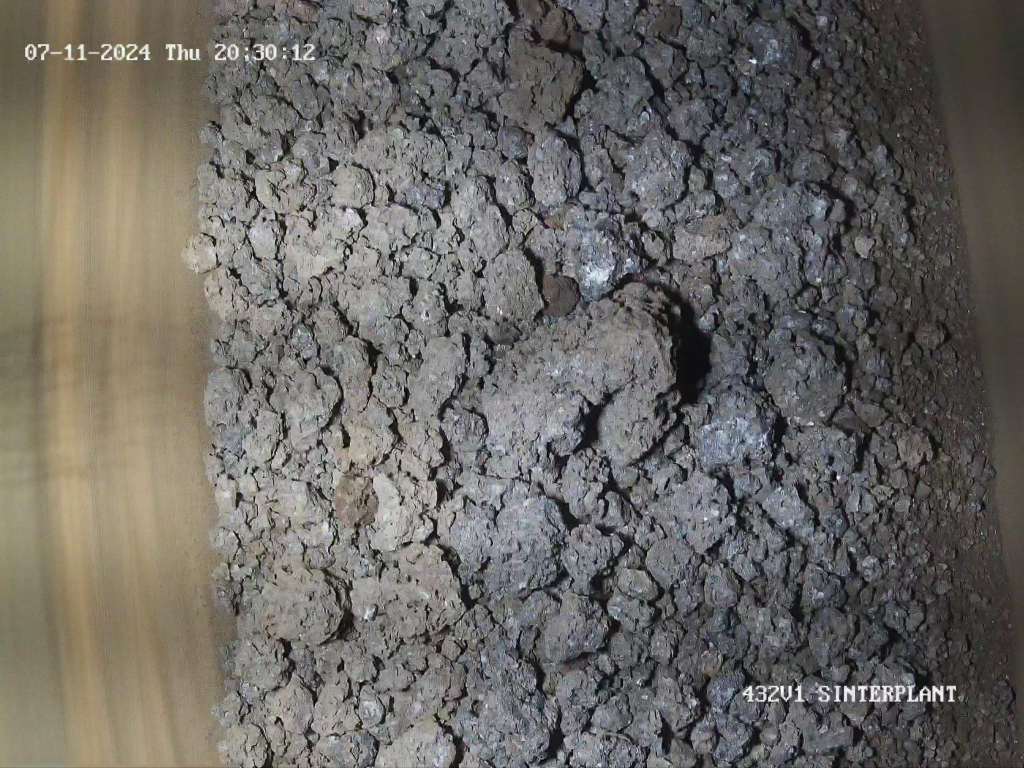
#> input picture img1.jpg, 2048 x 1536 px (shown at 1/2 size)
$ jupyter execute --allow-errors SegmentAnything_code.ipynb
#> lines starting #> are read from the running program, lines starting #| are printed output that depends on the picture
# Import frameworks

[cell 1]
import torch
import torchvision
import numpy as np
import matplotlib.pyplot as plt
import cv2
import sys

sys.path.append("..")
from segment_anything import sam_model_registry, SamAutomaticMaskGenerator, SamPredictor

# Reading image and load SAM model

[cell 2]
image_original = cv2.imread('img1.jpg')
#> image_original is the input picture: shape (1536, 2048, 3); mean B, G, R 99.6, 104.3, 107.2
image_original = cv2.cvtColor(image_original, cv2.COLOR_BGR2RGB)

image = cv2.GaussianBlur(image_original, (5, 5), 0)
clahe = cv2.createCLAHE(clipLimit=4, tileGridSize=(16, 16))
image = np.stack([clahe.apply(image[:, :, i]) for i in range(3)], axis=2)
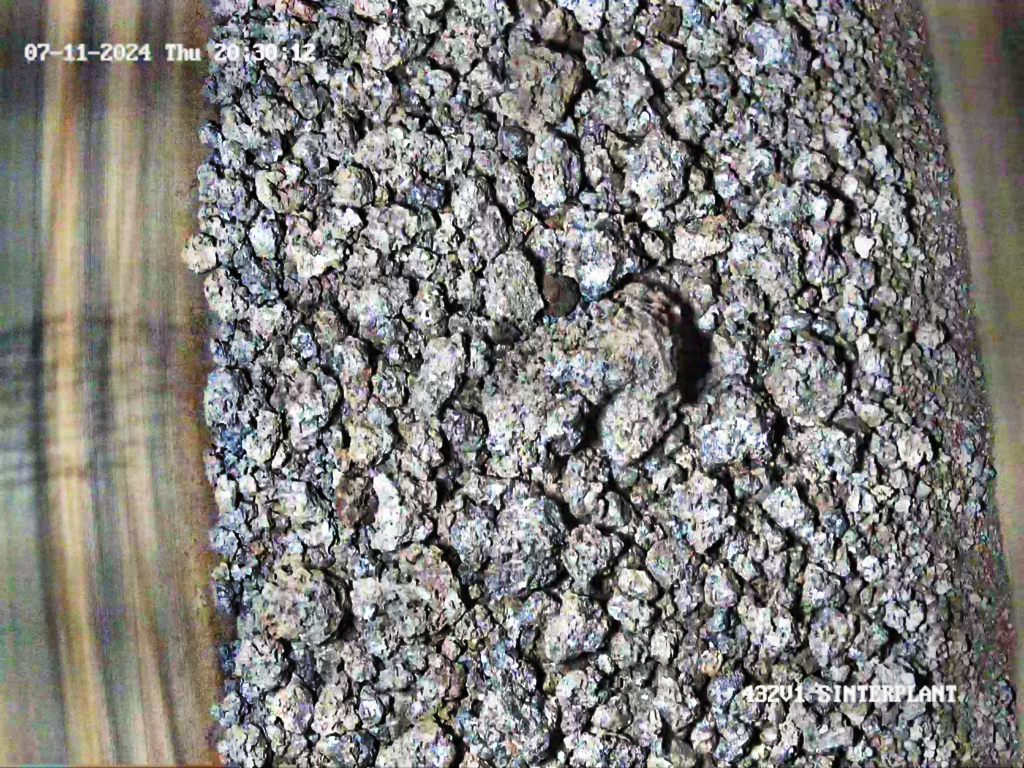
#> image: shape (1536, 2048, 3) (shown at 1/2 size); mean R, G, B 127.3, 125.9, 122.5
image_resized = cv2.resize(image, (1024, 768))
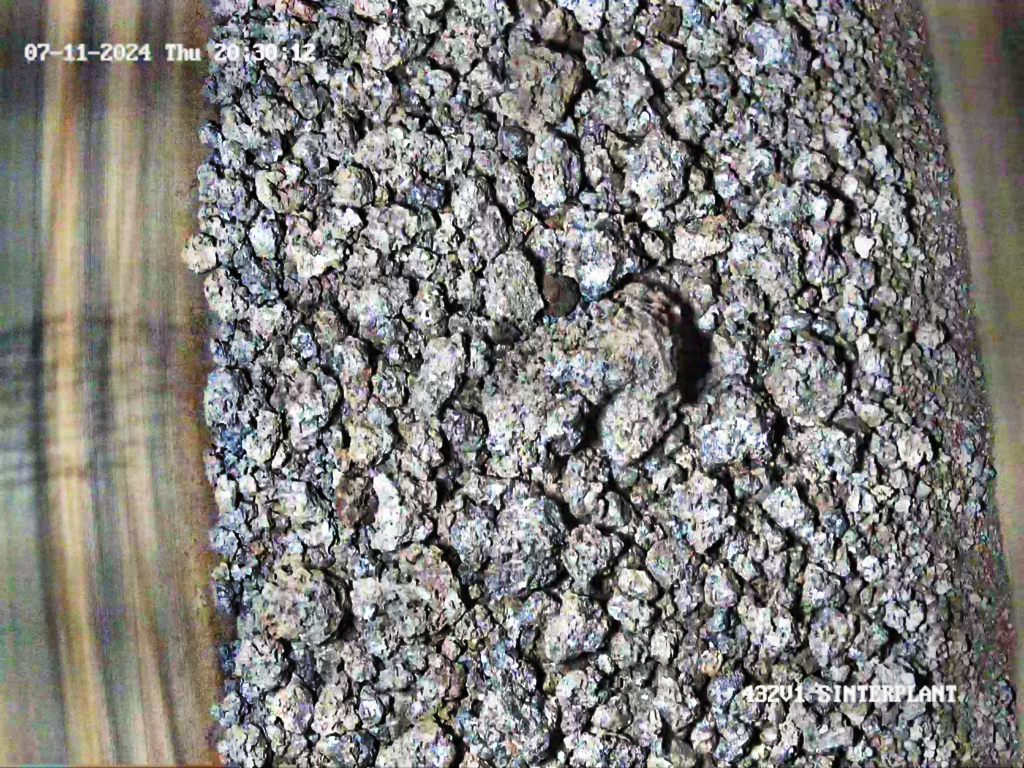
#> image_resized: shape (768, 1024, 3); mean R, G, B 127.4, 126.1, 122.7

sam_checkpoint = 'sam_vit_h_4b8939.pth'
model_type = "vit_h"
#> (the rest of this cell did not finish here and is left out)

#

# This function "filter_sinter_stones" filters a list of masks (generated by SAM) to keep only those that meet specific criteria, ensuring that the resulting masks represent meaningful agglomerate stones rather than noise, small fragments, or redundant overlapping regions

[cell 3]
# [31 lines left out: function filter_sinter_stones, not called in this run]

# function "merge_overlapping_masks" takes a list of masks and merges masks that overlap significantly into a single mask

[cell 4]
# [38 lines left out: function merge_overlapping_masks, not called in this run]

# function "exclude_text_regions" its for excluding a region with text at image

[cell 5]
# [22 lines left out: function exclude_text_regions, not called in this run]

[cell 6]
# [30 lines left out: functions color_segmentation, draw_bounding_boxes, not called in this run]

# Measuring a bounding box dimensions

[cell 7]
# [7 lines left out: function measure_box_dimensions, not called in this run]

# Mask generation with SAM and parameters

#> (a cell that did not finish here is left out)

[cell 9]
text_regions = [(0, 0, 300, 50), (image_resized.shape[1] - 300, image_resized.shape[0] - 70, 300, 50)]
#> text_regions = [(0, 0, 300, 50), (724, 698, 300, 50)]

#> (the rest of this cell did not finish here and is left out)

$ run again, with cam432_originalImage_2024-07-12_10-23-18_jpg.rf.0b0a5eb3bedf049169518ef070295b96.jpg copied over img1.jpg
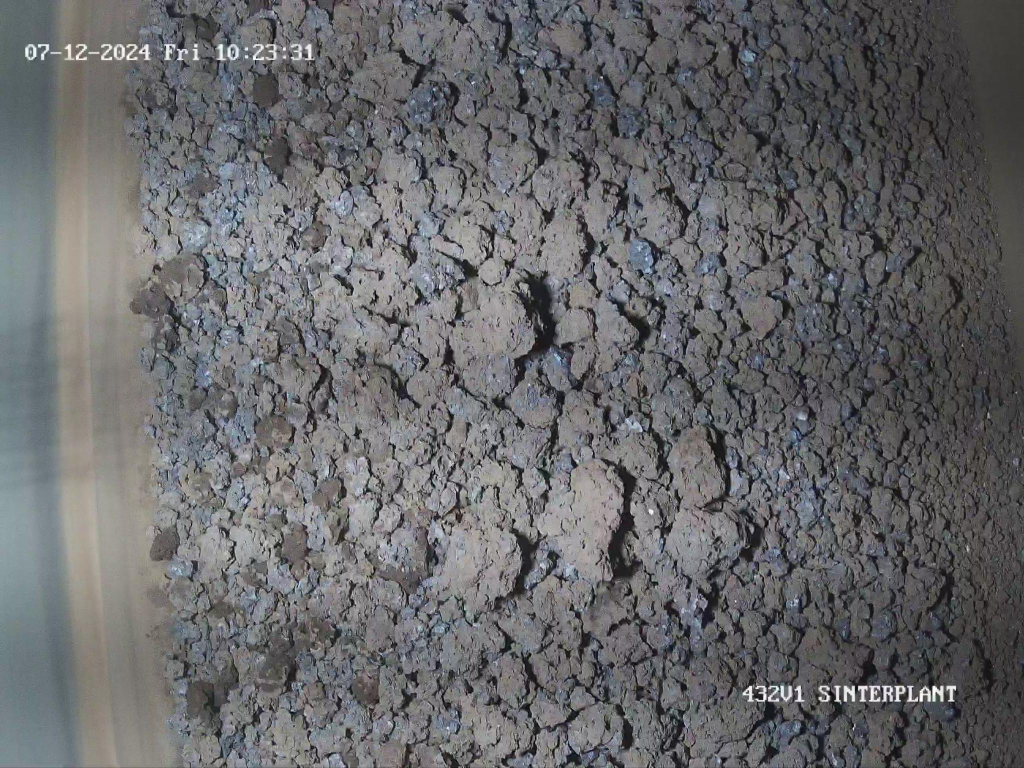
#> input picture cam432_originalImage_2024-07-12_10-23-18_jpg.rf.0b0a5eb3bedf049169518ef070295b96.jpg, 2048 x 1536 px (shown at 1/2 size)
#> image_original is the input picture: shape (1536, 2048, 3); mean B, G, R 105.9, 103.8, 103.5
#> `image = np.stack([clahe.apply(image[:, :, i]) for i in range(3)], axis..`:
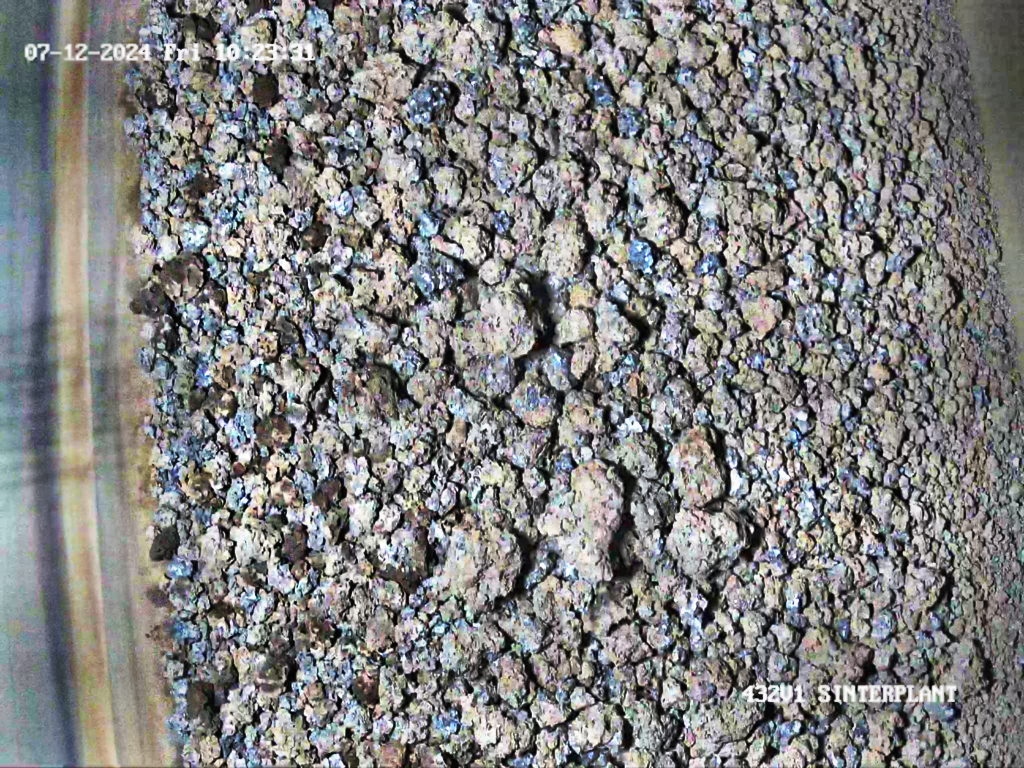
#> image: shape (1536, 2048, 3) (shown at 1/2 size); mean R, G, B 128.3, 128.8, 128.2
#> `image_resized = cv2.resize(image, (1024, 768))`:
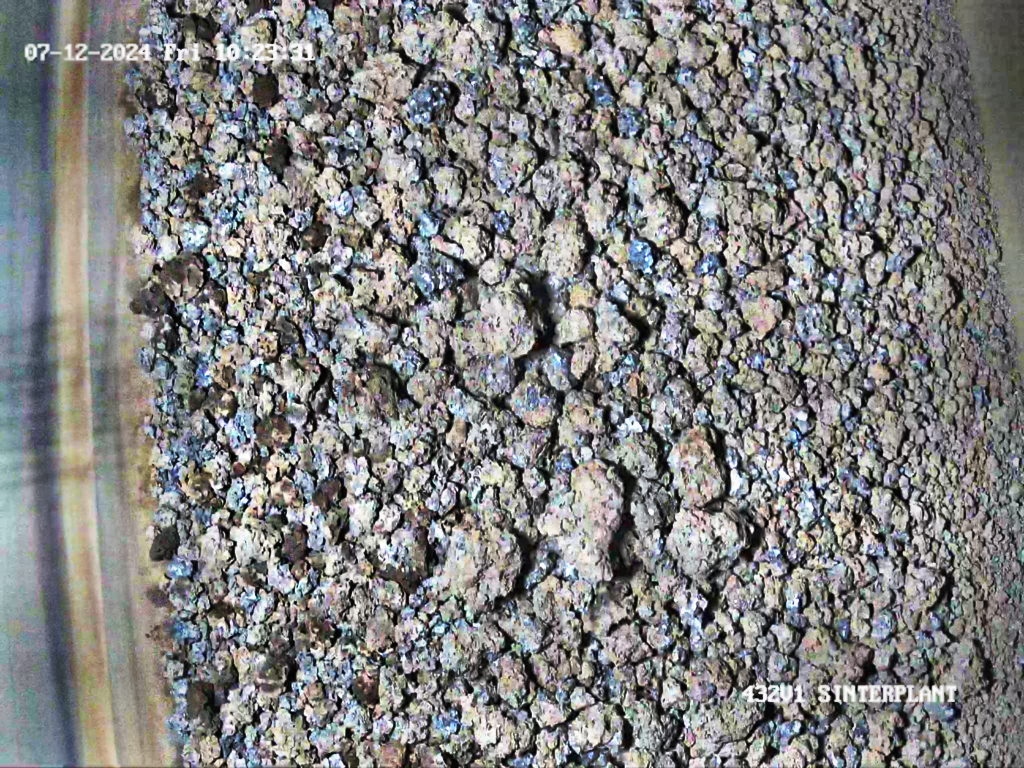
#> image_resized: shape (768, 1024, 3); mean R, G, B 128.4, 128.9, 128.3
